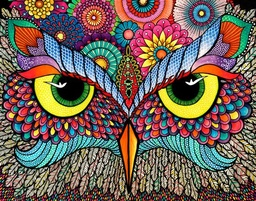
#> input picture imagen2.jpg, 256 x 201 px, shrunk from 549 x 431 before the run
$ python SegmentacionImagenesKDTree.py
#> lines starting #> are read from the running program, lines starting #| are printed output that depends on the picture; after the words box and inside, x2 and y2 are one past the last pixel; in counts of white or black regions, pixels touching at a corner belong together
import matplotlib.pyplot as plt
import cv2
import numpy as np

class KDTree:
    class Node:
        def __init__(self, point):
            self.point = point
            self.left = None
            self.right = None

    def __init__(self, k):
        self.k = k
        self.root = None

    def insert_recursive(self, node, point, depth):
        if node is None:
            return self.Node(point)

        cd = depth % self.k

        if point == node.point:
            return node

        if point[cd] < node.point[cd]:
            node.left = self.insert_recursive(node.left, point, depth + 1)
        else:
            node.right = self.insert_recursive(node.right, point, depth + 1)

        return node

    def insert(self, point):
        self.root = self.insert_recursive(self.root, point, 0)

    def range_search_recursive(self, node, depth, min_bound, max_bound, points_in_range):
        if node is None:
            return
        if all([min_bound[i] <= node.point[i] <= max_bound[i] for i in range(self.k)]):
            points_in_range.append(node.point)

        cd = depth % self.k

        if min_bound[cd] <= node.point[cd]:
            self.range_search_recursive(node.left, depth + 1, min_bound, max_bound, points_in_range)
        if max_bound[cd] >= node.point[cd]:
            self.range_search_recursive(node.right, depth + 1, min_bound, max_bound, points_in_range)

    def range_search(self, min_bound, max_bound):
        points_in_range = []
        self.range_search_recursive(self.root, 0, min_bound, max_bound, points_in_range)
        return points_in_range

class ImageSegmenter:
    def __init__(self, image_path, k=3):
#> called with image_path = 'imagen2.jpg', k = 3
        self.image = cv2.imread(image_path)
#> self.image is the input picture: shape (201, 256, 3); mean B, G, R 86.7, 97.2, 113.7
        if self.image is None:
            raise ValueError("Error: No se pudo cargar la imagen.")
        self.kdtree = KDTree(k)
        self.load_colors()

    def load_colors(self):
        img_hsv = cv2.cvtColor(self.image, cv2.COLOR_BGR2HSV)
#> img_hsv: shape (201, 256, 3); mean H, S, V 73.6, 139.2, 133
        pixels = img_hsv.reshape(-1, 3)
        for pixel in pixels:
            self.kdtree.insert(tuple(pixel))
#> this loop made 51456 passes

    def segment(self, color_range):
        # convertimos a formato HSV
        min_bound = np.array(color_range[0], dtype=np.uint8)
        max_bound = np.array(color_range[1], dtype=np.uint8)
        segmented_colors = self.kdtree.range_search(min_bound, max_bound)
#> segmented_colors = 7492 items, first 6: (103, 64, 64), (90, 79, 58), (98, 77, 50), (95, 53, 58), (95, 60, 55), (95, 57, 54)

        # Crear una máscara de ceros (negra)
        mask = np.zeros(self.image.shape[:2], dtype=np.uint8)

        # creamos la nueva mascara con los colores que encontramos
        for color in segmented_colors:
            color = np.array(color, dtype=np.uint8)
            matches = np.all(cv2.cvtColor(self.image, cv2.COLOR_BGR2HSV) == color, axis=-1)
            mask[matches] = 255  # Marcar los píxeles que coinciden en la máscara
#> this loop made 7492 passes
#> pass 1, in segment, `matches = np.all(cv2.cvtColor(self.image, cv2.COLOR_BGR2HSV) == color,..`:
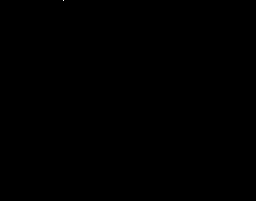
#> matches: shape (201, 256) bool; 0% white in thin lines or dots, all inside (x1, y1, x2, y2) = (63, 0, 64, 1)
#> after the loop:
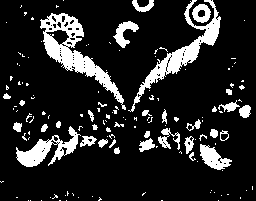
#> mask: shape (201, 256); 15% white; 141 white regions (107 under 20 px), largest, box (x1, y1, x2, y2) and area: (40, 13, 126, 110) 2002, (128, 0, 221, 112) 1621, (16, 126, 81, 167) 964

        # Aplicar la mascara a la imagen original
        segmented_image = cv2.bitwise_and(self.image, self.image, mask=mask)
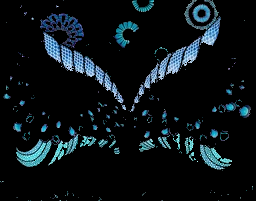
#> segmented_image: shape (201, 256, 3); mean B, G, R 22.4, 18.7, 11.4
        return segmented_image

    def display_results(self, mask):
        plt.figure(figsize=(12, 6))
        plt.subplot(1, 2, 1)
        plt.title('Imagen Original')
        plt.imshow(cv2.cvtColor(self.image, cv2.COLOR_BGR2RGB))
        plt.axis('off')

        plt.subplot(1, 2, 2)
        plt.title('Imagen Segmentada')
        plt.imshow(cv2.cvtColor(mask, cv2.COLOR_BGR2RGB))
        plt.axis('off')

        plt.show()
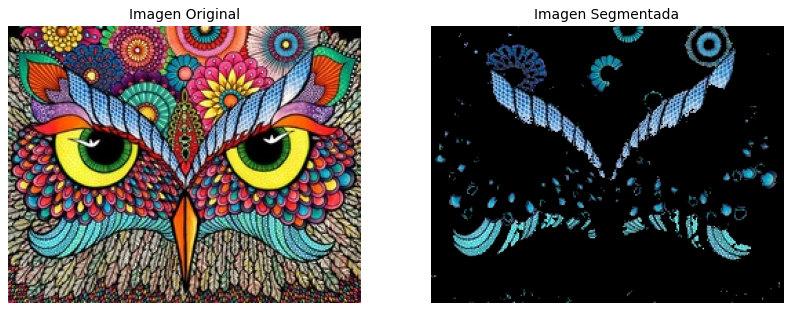
#> figure drawn by matplotlib, 2 panels

if __name__ == "__main__":
    # Ruta de la imagen
    image_path = 'imagen2.jpg'

    # Definimos el rango de colores a segmentar en formato HSV

    # en este caso Azul
    color_range = [(90, 50, 50), (130, 255, 255)]

    # en este caso Rojo
    # color_range = [(0, 50, 50), (10, 255, 255)]

    # en este caso Verde
    # color_range = [(35, 50, 50), (85, 255, 255)]

    # en este caso Amarillo
    # color_range = [(20, 50, 50), (30, 255, 255)]

    # en este caso Negro
    # color_range = [(0, 0, 0), (180, 255, 30)]

    # en este caso Blanco
    # color_range = [(0, 0, 200), (180, 20, 255)]

    segmenter = ImageSegmenter(image_path)
    mask = segmenter.segment(color_range)
    segmenter.display_results(mask)
